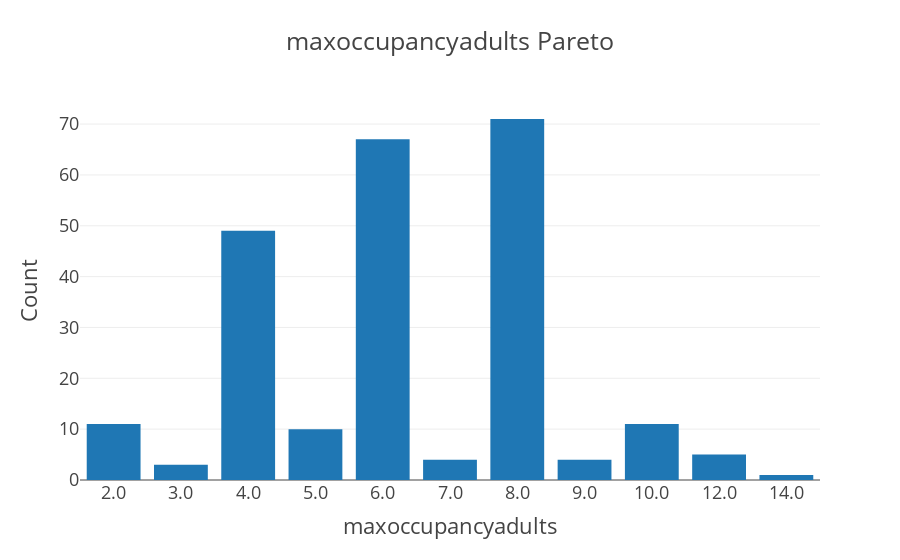

Notebook code for this chart:
### Markdown cell above
I checked a dozen or so listings on the vacasa site that have a 0 maxoccupancyadults in the dataset. They all had a max occupancy of either 6 or 8, the two most common values in the dataset. While it's not clear what 0 was used to encode, it makes sense that it doesn't actually represent 0 occupancy rentals. It could be that 0 was originally used for units that either had no max occupancy or where the max occupancy was still pending/unknown.

### Code cell
d2 = units.maxoccupancyadults.value_counts().sort_index().iloc[1:]
fig = go.Figure(go.Bar(x=d2.index.astype(str), y=d2))
fig.update_layout(title='maxoccupancyadults Pareto', 
                  xaxis={'type':'category', 'title':'maxoccupancyadults'},
                 yaxis={'title':'Count'})

fig.show()

### Figure 1 — Plotly figure (JSON) as saved in the notebook; plotly's stock layout.template omitted (floating-point values rounded to 4 significant figures)
{"data": [{"type": "bar", "x": ["2.0", "3.0", "4.0", "5.0", "6.0", "7.0", "8.0", "9.0", "10.0", "12.0", "14.0"], "y": [11, 3, 49, 10, 67, 4, 71, 4, 11, 5, 1]}], "layout": {"autosize": true, "title": {"text": "maxoccupancyadults Pareto"}, "xaxis": {"autorange": true, "range": [-0.5, 10.5], "title": {"text": "maxoccupancyadults"}, "type": "category"}, "yaxis": {"autorange": true, "range": [0, 74.74], "title": {"text": "Count"}, "type": "linear"}}}
